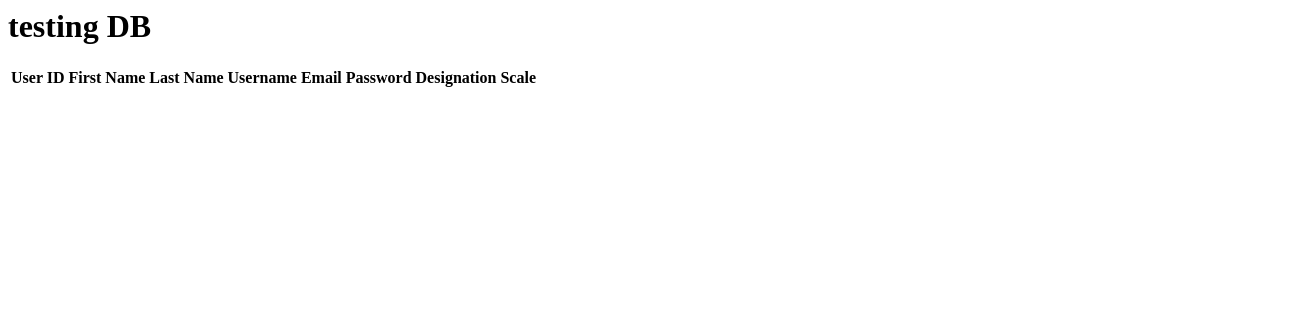
The page /test on the database as committed earlier.
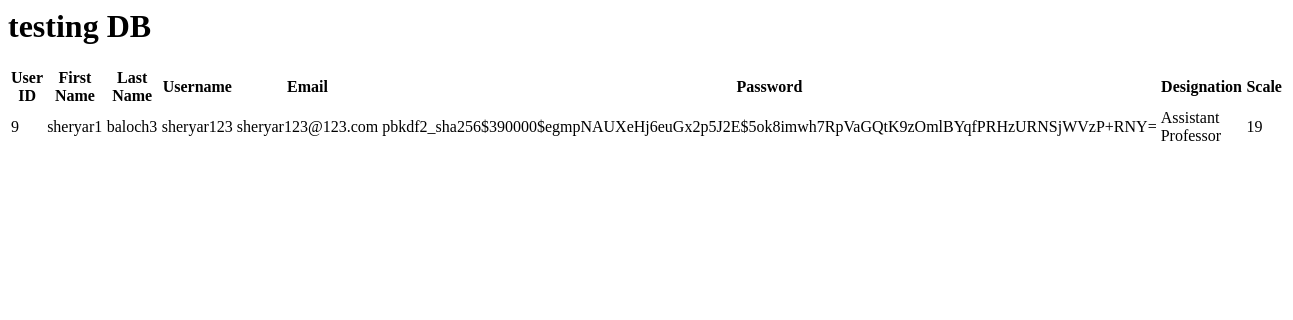
The same page on the database as committed later.
### main/models.py (models this page shows, shortened)
class Teacher(models.Model):
    user = models.OneToOneField(User, on_delete=models.CASCADE)
    designation = models.CharField(max_length=100, null=True)
    scale = models.IntegerField(null=True)

### main/views.py (the view)
# urls.py: path('test', views.test, name='test'),
def test(request):
    teachers = Teacher.objects.all
    return render(request, 'test.html', {'all':teachers})

### main/templates/test.html
<h1>testing DB</h1>
<table>
    <thead>
      <tr>
        <th>User ID</th>
        <th>First Name</th>
        <th>Last Name</th>
        <th>Username</th>
        <th>Email</th>
        <th>Password</th>
        <th>Designation</th>
        <th>Scale</th>
      </tr>
    </thead>
    <tbody>
      {% for teacher in all %}
      <tr>
        <td>{{ teacher.user.id }}</td>
        <td>{{ teacher.user.first_name }}</td>
        <td>{{ teacher.user.last_name }}</td>
        <td>{{ teacher.user.username }}</td>
        <td>{{ teacher.user.email }}</td>
        <td>{{ teacher.user.password }}</td>
        <td>{{ teacher.designation }}</td>
        <td>{{ teacher.scale }}</td>
      </tr>
      {% endfor %}
    </tbody>
</table>

Rows that differ between the two databases and show on the page:
added Teacher: user.id "9", user.first_name "sheryar1", user.last_name "baloch3", user.username "sheryar123", user.email "sheryar123@123.com", user.password "pbkdf2_sha256$390000$egmpNAUXeHj6euGx2p5J2E$5ok8imwh7RpVaGQtK9zOmlBYqfPRHzURNSjWVzP+RNY=", designation "Assistant Professor", scale "19"
